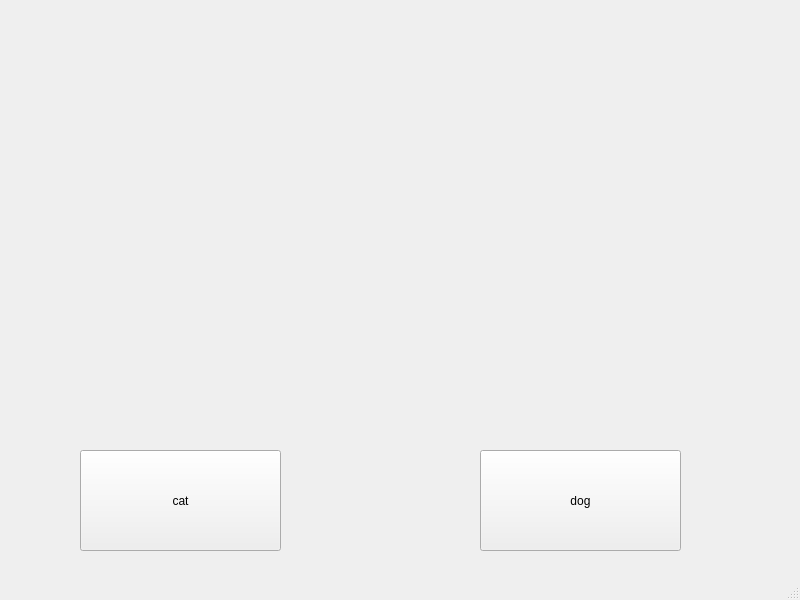
<?xml version="1.0" encoding="UTF-8"?>
<ui version="4.0">
 <class>MainWindow</class>
 <widget class="QMainWindow" name="MainWindow">
  <property name="geometry">
   <rect>
    <x>0</x>
    <y>0</y>
    <width>800</width>
    <height>600</height>
   </rect>
  </property>
  <property name="windowTitle">
   <string>MainWindow</string>
  </property>
  <widget class="QWidget" name="centralwidget">
   <widget class="QLabel" name="label">
    <property name="geometry">
     <rect>
      <x>20</x>
      <y>10</y>
      <width>741</width>
      <height>421</height>
     </rect>
    </property>
    <property name="text">
     <string/>
    </property>
    <property name="pixmap">
     <pixmap>../../../../../../Pictures/1-foto.png</pixmap>
    </property>
    <property name="scaledContents">
     <bool>true</bool>
    </property>
   </widget>
   <widget class="QPushButton" name="pushButton">
    <property name="geometry">
     <rect>
      <x>80</x>
      <y>450</y>
      <width>201</width>
      <height>101</height>
     </rect>
    </property>
    <property name="text">
     <string>cat</string>
    </property>
   </widget>
   <widget class="QPushButton" name="pushButton_2">
    <property name="geometry">
     <rect>
      <x>480</x>
      <y>450</y>
      <width>201</width>
      <height>101</height>
     </rect>
    </property>
    <property name="text">
     <string>dog</string>
    </property>
   </widget>
  </widget>
  <widget class="QMenuBar" name="menubar">
   <property name="geometry">
    <rect>
     <x>0</x>
     <y>0</y>
     <width>800</width>
     <height>21</height>
    </rect>
   </property>
  </widget>
  <widget class="QStatusBar" name="statusbar"/>
 </widget>
 <resources/>
 <connections/>
</ui>
